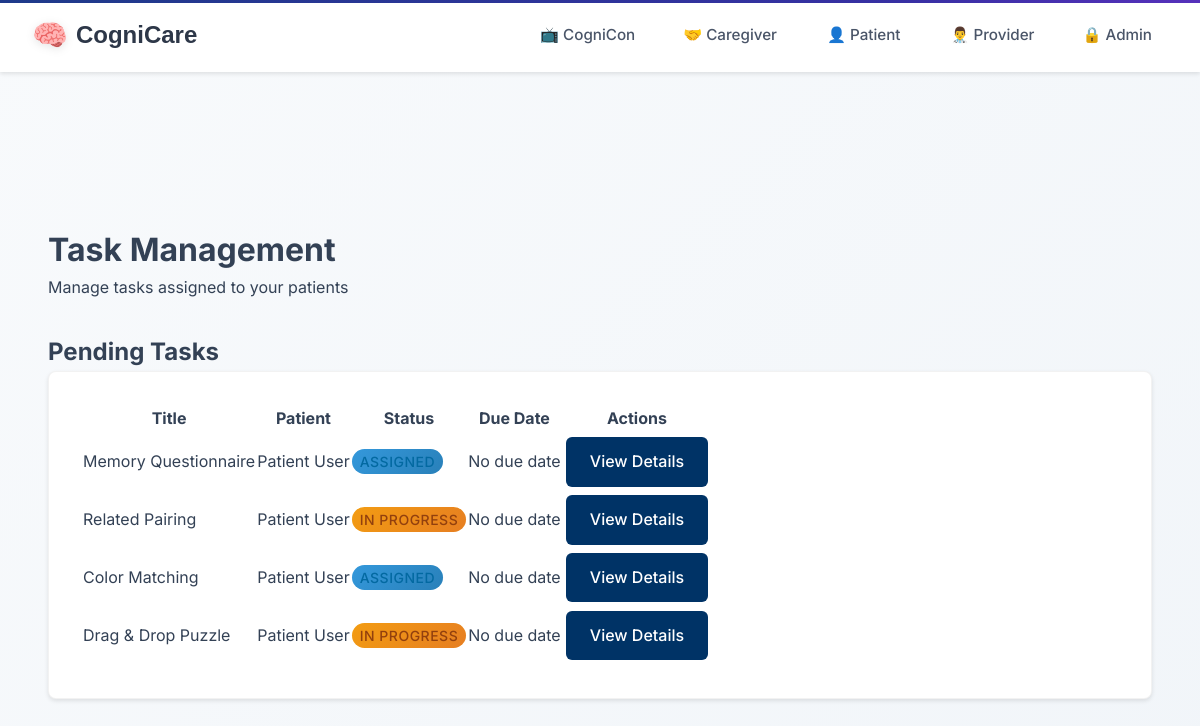
The app's page /taskmanager/provider/tasks/ (signed in) with its own data.
### taskmanager/models.py (models this page shows, shortened)
class Task(models.Model):
    title = models.CharField(max_length=255)
    description = models.TextField(blank=True, null=True)
    task_type = models.CharField(max_length=50, choices=TASK_TYPES)
    difficulty = models.CharField(
        max_length=50,
        choices=DIFFICULTY_LEVELS,
        blank=True,
        null=True,
        help_text="Cognitive difficulty level for games"
    )
    assigned_by = models.ForeignKey(UserProfile, related_name='assigned_tasks', on_delete=models.CASCADE)
    assigned_to = models.ForeignKey(UserProfile, related_name='tasks', on_delete=models.CASCADE)
    completed_by = models.ForeignKey(UserProfile, related_name='completed_tasks', on_delete=models.SET_NULL, null=True, blank=True)
    status = models.CharField(max_length=20, choices=[
        ('assigned', 'Assigned'),
        ('in_progress', 'In Progress'),
        ('completed', 'Completed'),
    ], default='assigned')
    created_at = models.DateTimeField(auto_now_add=True)
    assigned_at = models.DateTimeField(auto_now_add=True)
    due_date = models.DateTimeField(blank=True, null=True)
    completed_at = models.DateTimeField(null=True, blank=True)
    task_config = models.JSONField(default=dict, blank=True)
    class Meta:
        ordering = ['-created_at']

### users/models.py (models this page shows, shortened)
class UserProfile(models.Model):
    USER_TYPES = (
        ('admin', 'Administrator'),  # Admin users
        ('provider', 'Healthcare Provider'),  # Providers
        ('caregiver', 'Caregiver'),  # Caregivers
        ('patient', 'Patient'),  # All patients
    )
    user = models.OneToOneField(User, on_delete=models.CASCADE, related_name='profile')  # each user must have a profile
    user_type = models.CharField(max_length=20, choices=USER_TYPES)  # set specific user role
    provider = models.ForeignKey('self', on_delete=models.SET_NULL, null=True, blank=True,
                                related_name='managed_patients', limit_choices_to={'user_type': 'provider'})  # provider link
    patient = models.ForeignKey('self', on_delete=models.SET_NULL, null=True, blank=True,
                               related_name='caregivers', limit_choices_to={'user_type': 'patient'})  # patienr link
    linked_patients = models.ManyToManyField(
        'self',
        symmetrical=False,
        related_name='linked_caregivers',
        limit_choices_to={'user_type': 'patient'},
        blank=True,
        help_text="Patients this caregiver can access"  # Caregivers can see these patients
    )

### taskmanager/views/__init__.py (the view)
# urls.py: path('provider/tasks/', views.provider_task_management, name='provider_task_management'),
def provider_task_management(request):
    view = ProviderTaskManagementView()
    return view.get(request)

### taskmanager/views/tasks.py (called while the page is built)
    def get(self, request):
        assigned_tasks = Task.objects.filter(assigned_by=request.user.profile)
        context = {
            'assigned_tasks': assigned_tasks,
            'pending_tasks': assigned_tasks.filter(status__in=['assigned', 'in_progress']),
            'completed_tasks': assigned_tasks.filter(status='completed'),
        }
        return render(request, 'tasks/assign/provider_task_management.html', context)

### templates/tasks/assign/provider_task_management.html (shortened to what this page needs)
{% extends 'layouts/base.html' %}
{% load static %}
{% block extra_css %}
<link rel="stylesheet" href="{% static 'css/tasks.css' %}">
{% endblock %}
{% block content %}
<div class="container">
    <div class="section">
        <h1>Task Management</h1>
        <p>Manage tasks assigned to your patients</p>
    </div>
    {% if pending_tasks %}
    <div class="section">
        <h2>Pending Tasks</h2>
        <div class="card">
            <table class="table">
                <thead>
                    <tr>
                        <th>Title</th>
                        <th>Patient</th>
                        <th>Status</th>
                        <th>Due Date</th>
                        <th>Actions</th>
                    </tr>
                </thead>
                <tbody>
                    {% for task in pending_tasks %}
                    <tr>
                        <td>{{ task.title }}</td>
                        <td>{{ task.assigned_to.user.get_full_name }}</td>
                        <td>
                            <span class="status-badge status-{{ task.status }}">
                                {{ task.get_status_display }}
                            </span>
                        </td>
                        <td>
                            {% if task.due_date %}
                                {{ task.due_date|date:"M d, Y" }}
                            {% else %}
                                No due date
                            {% endif %}
                        </td>
                        <td>
                            <a href="{% url 'taskmanager:task_results' task.id %}" class="action-btn primary-btn">View Details</a>
                        </td>
                    </tr>
                    {% endfor %}
                </tbody>
            </table>
        </div>
    </div>
    {% endif %}
</div>
{% endblock %}

### static/css/base.css (style rules this page uses)
:root { --patient-primary: #9333ea; --patient-secondary: #7c3aed; --patient-accent: #8b5cf6; --caregiver-primary: #059669; --caregiver-secondary: #047857; --caregiver-accent: #10b981; --provider-primary: #1e3a8a; --provider-secondary: #1e40af; --provider-accent: #3730a3; --admin-primary: #1a202c; --admin-secondary: #2d3748; --admin-accent: #fbbf24; --neutral-50: #f8fafc; --neutral-100: #f1f5f9; --neutral-200: #e2e8f0; --neutral-300: #cbd5e1; --neutral-400: #94a3b8; --neutral-500: #64748b; --neutral-600: #475569; --neutral-700: #334155; --neutral-800: #1e293b; --neutral-900: #0f172a; }
* { margin: 0; padding: 0; box-sizing: border-box; }
body { background: linear-gradient(135deg, var(--neutral-50) 0%, var(--neutral-100) 100%); font-family: 'Inter', -apple-system, BlinkMacSystemFont, 'Segoe UI', Roboto, sans-serif; min-height: 100vh; color: var(--neutral-700); line-height: 1.6; }

### static/css/design-system.css (style rules this page uses)
.card { background: white; border-radius: 16px; box-shadow: 0 8px 32px rgba(0,0,0,0.1); border: 1px solid rgba(0,0,0,0.05); overflow: hidden; transition: all 0.3s ease; }

### static/css/base-layout.css (style rules this page uses)
.theme-provider { --primary-color: #4299e1; --secondary-color: #2b6cb0; }
.theme-default { --primary-color: #4a5568; --secondary-color: #2d3748; }
html { scroll-behavior: smooth; }

### static/css/games.css (style rules this page uses)
.card { animation: fadeIn 0.3s ease-out; }

### static/css/dashboard.css (style rules this page uses)
.status-badge { padding: 0.4rem 0.8rem; border-radius: 20px; font-size: 0.85rem; font-weight: 600; text-transform: uppercase; letter-spacing: 0.5px; }
.status-assigned { background: linear-gradient(135deg, #3498db, #2980b9); color: white; }
.status-in_progress { background: linear-gradient(135deg, #f39c12, #e67e22); color: white; }
.action-btn { padding: 0.6rem 1.2rem; border-radius: 8px; text-decoration: none; font-weight: 600; font-size: 0.9rem; transition: all 0.3s ease; display: inline-block; text-align: center; min-width: 120px; border: none; cursor: pointer; margin: 0.2rem; }

### static/css/tasks.css (style rules this page uses)
.status-badge { padding: 0.25rem 0.5rem; border-radius: 9999px; font-size: 0.875rem; font-weight: 500; }
.status-assigned { background-color: #e0f2fe; color: #0369a1; }
.status-in_progress { background-color: #fef3c7; color: #92400e; }
.container { max-width: 1200px; margin: 0 auto; padding: 2rem; }
.section { margin-bottom: 2rem; }
.card { background: white; border-radius: 8px; box-shadow: 0 2px 4px rgba(0,0,0,0.1); padding: 2rem; margin-bottom: 2rem; }
.action-btn { display: inline-block; padding: 0.75rem 1.5rem; text-decoration: none; border-radius: 6px; font-weight: 500; transition: all 0.2s ease; border: none; cursor: pointer; font-size: 1rem; }
.primary-btn { background: #003366; color: white; }

### records on screen
Task: title "Memory Questionnaire", assigned_to.user.get_full_name "Patient User", status "ASSIGNED", shows "No due date"
Task: title "Related Pairing", assigned_to.user.get_full_name "Patient User", status "IN PROGRESS", shows "No due date"
Task: title "Color Matching", assigned_to.user.get_full_name "Patient User", status "ASSIGNED", shows "No due date"
Task: title "Drag & Drop Puzzle", assigned_to.user.get_full_name "Patient User", status "IN PROGRESS", shows "No due date"
